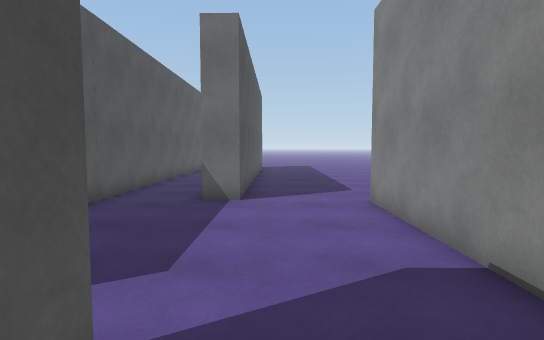
[1] (above)

23 first-person views from a walk through a 3-D level made in the Unity game engine. The camera is 1.4 m above the floor, tilts 4° down and sees 80° across. The floor is counted in squares, 1 m on a side. Each view is taken from the middle of a square. On the plan, view 1 faces up. The plan holds only what a view shows up to about 15 squares ahead; the rest is blank. The place goes on beyond the plan. The player character is not drawn. Some animated figures are left out.

[2]
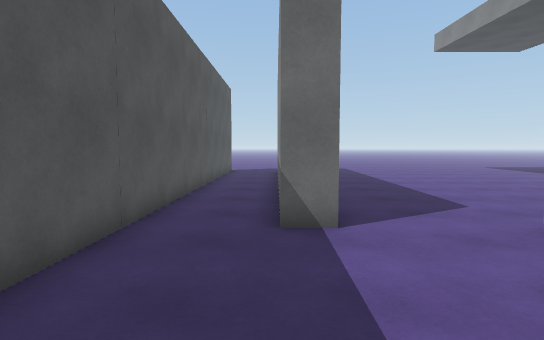

[3]
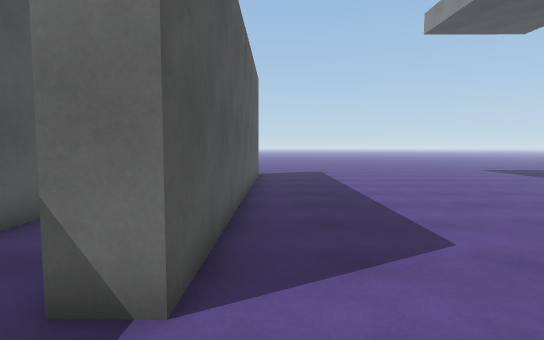

[4]
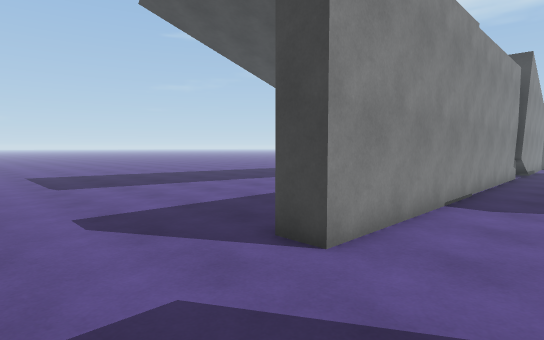

[5]
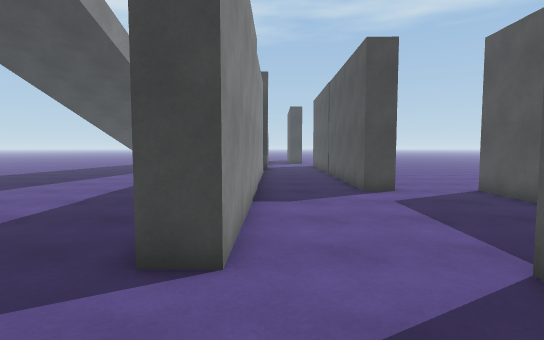

[6]
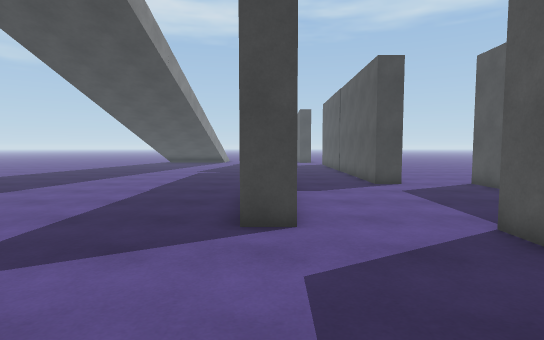

[7]
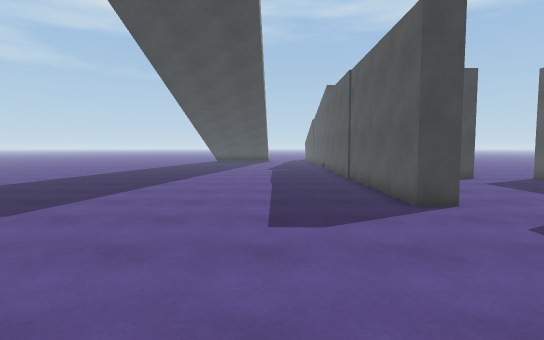

[8]
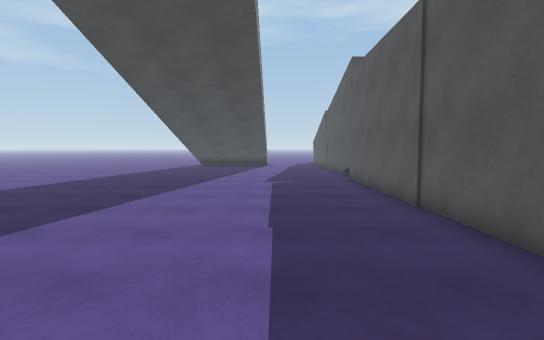

[9]
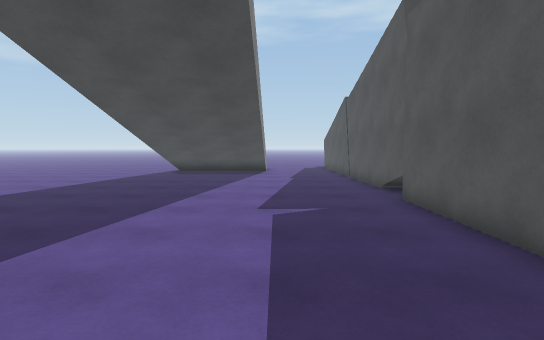

[10]
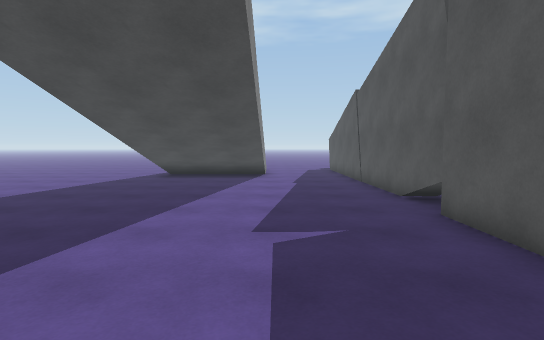

[11]
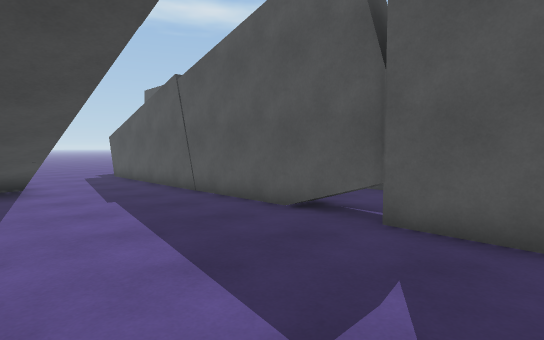

[12]
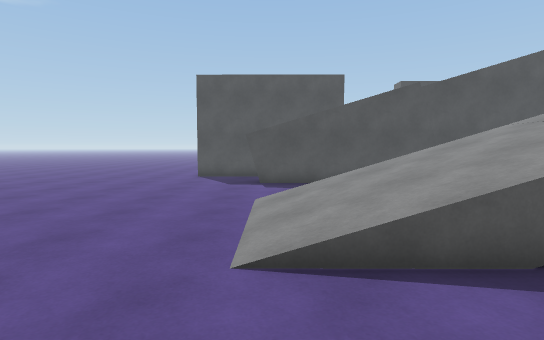

[13]
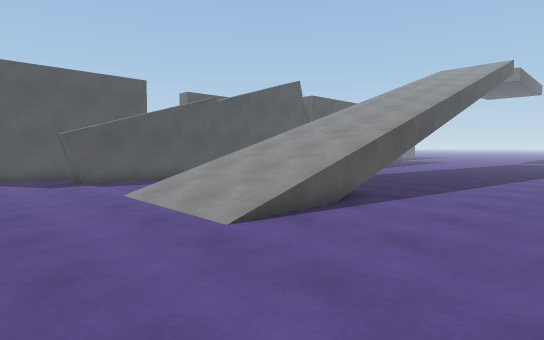

[14]
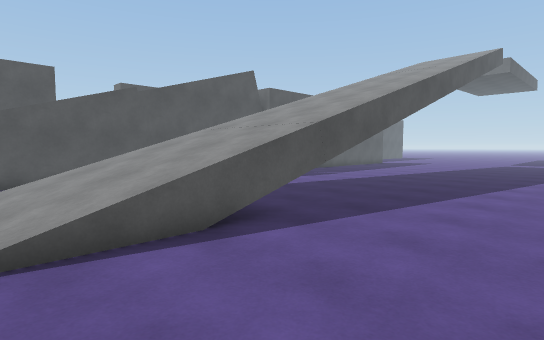

[15]
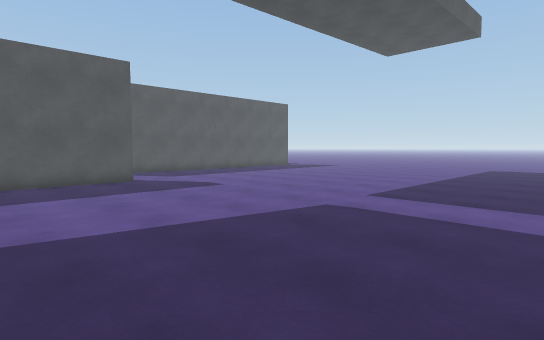

[16]
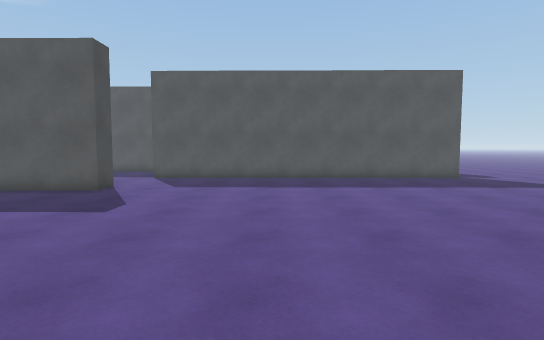

[17]
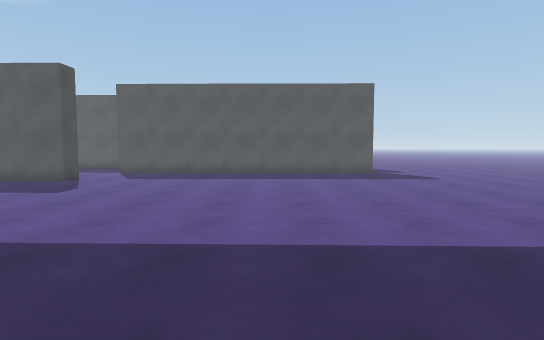

[18]
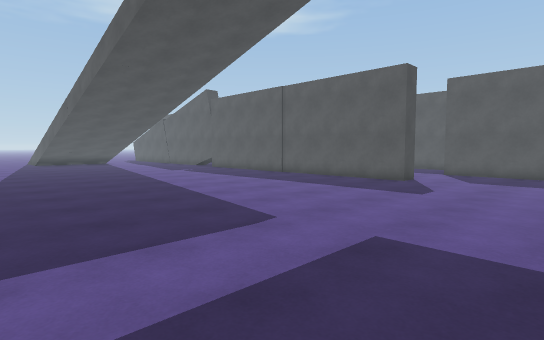

[19]
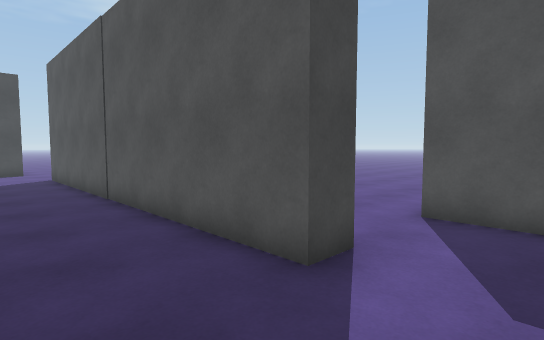

[20]
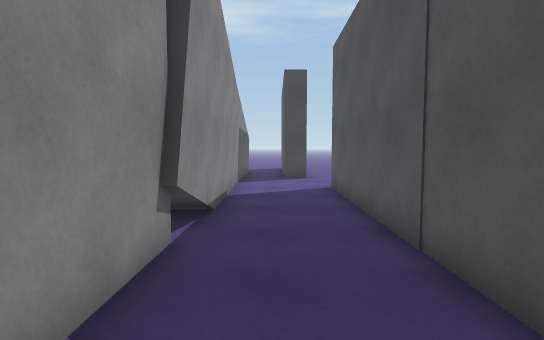

[21]
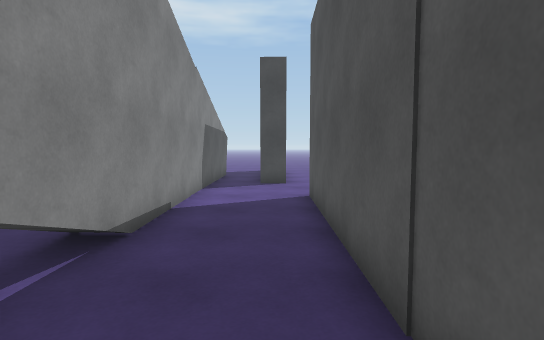

[22]
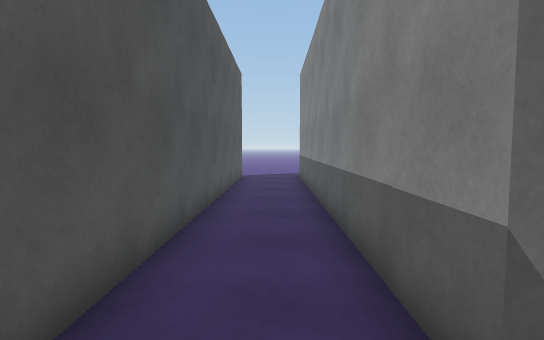

[23]
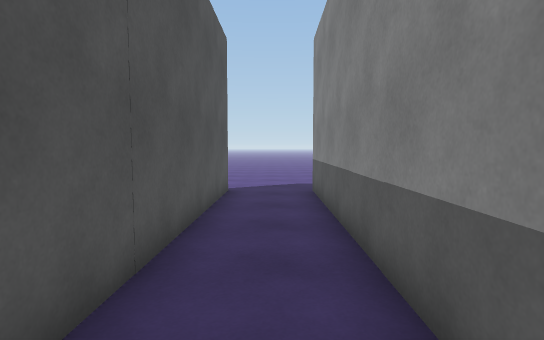

### Floor plan
Key: @ floor where view 1 was taken; # wall or solid block; . floor; / step, stairs or slope; = window, fence, low wall or low ledge; v drop or lower ground.
Columns run from 8 left of view 1 to 17 right of it. Each row starts with its distance up from view 1.
 22    #..##.............
 21    #..##................
 20    #..##................
 19    #..##................
 18    #..##.................
 17    #..##..................
 16    #..##.................
 15    #..##.................
 14    #..##..................
 13    #..##.................
 12    #..##.................
 11    #..##..................
 10    #..##..................
  9    #..##..................
  8    #.......#..............
  7    #.......#..............
  6    #.......#..............
  5    #.......#.............
  4    #.......#..............
  3    #.......#..............
  2    #..##...#..............
  1  ..... #...#..............
  0 ...... #@..#.............
 -1 ...... #...#.............
 -2 .....  #...#.............
 -3  ....  #...#..............
 -4        #...#..............
 -5        #...#..............
 -6        #..##..............
 -7        #..##.............
 -8        #..##.............
 -9        #..##..............
-10        #..##.... .../.....
-11        #..##... /////.....
-12        #..##...v/////.....
-13        ...##...v/////.....
-14        ...##...v/////.....
-15        ...##...v/////.....
-16        .#.##... /////.....
-17          .##...=/////.....
-18          .##..../////.....
-19         #.##..../////.....
-20         #.##..............
-21         #................
-22         #...............
-23          ..............  .

Positions as (right, up) in squares from view 1, and headings:
1: (0, 0), facing up
2: (-2, 3), facing up
3: (0, 6), facing up
4: (0, 12), facing down-right
5: (2, 12), facing down
6: (3, 14), facing down
7: (7, 16), facing down
8: (7, 9), facing down
9: (7, 3), facing down
10: (7, 1), facing down
11: (9, -3), facing down-left
12: (16, -19), facing left
13: (17, -23), facing up-left
14: (17, -19), facing up-left
15: (17, 3), facing up-left
16: (14, 14), facing left
17: (17, 17), facing left
18: (17, 14), facing down-left
19: (2, 4), facing down-left
20: (1, -1), facing down
21: (0, -3), facing down
22: (-3, 7), facing up
23: (-3, 12), facing up
